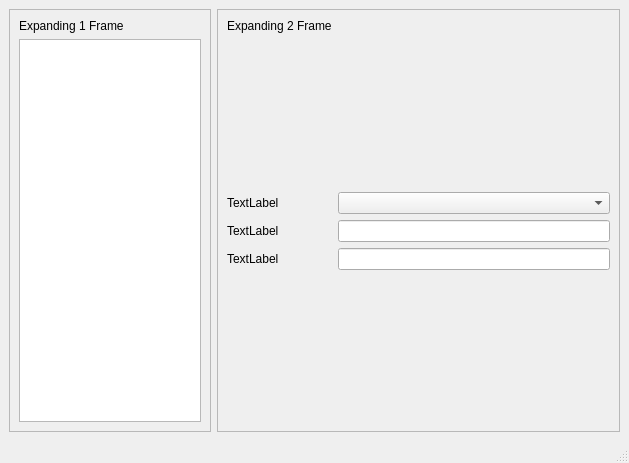
<?xml version="1.0" encoding="UTF-8"?>
<ui version="4.0">
 <class>MainWindow</class>
 <widget class="QMainWindow" name="MainWindow">
  <property name="geometry">
   <rect>
    <x>0</x>
    <y>0</y>
    <width>629</width>
    <height>463</height>
   </rect>
  </property>
  <property name="windowTitle">
   <string>MainWindow</string>
  </property>
  <widget class="QWidget" name="centralwidget">
   <layout class="QVBoxLayout" name="verticalLayout_3">
    <item>
     <layout class="QHBoxLayout" name="horizontalLayout">
      <item>
       <widget class="QFrame" name="frame">
        <property name="sizePolicy">
         <sizepolicy hsizetype="Expanding" vsizetype="Expanding">
          <horstretch>1</horstretch>
          <verstretch>1</verstretch>
         </sizepolicy>
        </property>
        <property name="frameShape">
         <enum>QFrame::StyledPanel</enum>
        </property>
        <property name="frameShadow">
         <enum>QFrame::Raised</enum>
        </property>
        <layout class="QVBoxLayout" name="verticalLayout_2">
         <item>
          <widget class="QLabel" name="label">
           <property name="text">
            <string>Expanding 1 Frame</string>
           </property>
          </widget>
         </item>
         <item>
          <widget class="QTreeView" name="treeView"/>
         </item>
        </layout>
       </widget>
      </item>
      <item>
       <widget class="QFrame" name="frame_2">
        <property name="sizePolicy">
         <sizepolicy hsizetype="Expanding" vsizetype="Expanding">
          <horstretch>2</horstretch>
          <verstretch>2</verstretch>
         </sizepolicy>
        </property>
        <property name="frameShape">
         <enum>QFrame::StyledPanel</enum>
        </property>
        <property name="frameShadow">
         <enum>QFrame::Raised</enum>
        </property>
        <layout class="QFormLayout" name="formLayout">
         <item row="2" column="0">
          <widget class="QLabel" name="label_2">
           <property name="text">
            <string>TextLabel</string>
           </property>
          </widget>
         </item>
         <item row="3" column="0">
          <widget class="QLabel" name="label_3">
           <property name="text">
            <string>TextLabel</string>
           </property>
          </widget>
         </item>
         <item row="4" column="0">
          <widget class="QLabel" name="label_4">
           <property name="text">
            <string>TextLabel</string>
           </property>
          </widget>
         </item>
         <item row="2" column="1">
          <widget class="QComboBox" name="comboBox"/>
         </item>
         <item row="3" column="1">
          <widget class="QLineEdit" name="lineEdit"/>
         </item>
         <item row="4" column="1">
          <widget class="QLineEdit" name="lineEdit_2"/>
         </item>
         <item row="0" column="0">
          <widget class="QLabel" name="label_5">
           <property name="text">
            <string>Expanding 2 Frame</string>
           </property>
          </widget>
         </item>
         <item row="1" column="0">
          <spacer name="verticalSpacer">
           <property name="orientation">
            <enum>Qt::Vertical</enum>
           </property>
           <property name="sizeHint" stdset="0">
            <size>
             <width>20</width>
             <height>40</height>
            </size>
           </property>
          </spacer>
         </item>
         <item row="5" column="1">
          <spacer name="verticalSpacer_2">
           <property name="orientation">
            <enum>Qt::Vertical</enum>
           </property>
           <property name="sizeHint" stdset="0">
            <size>
             <width>20</width>
             <height>40</height>
            </size>
           </property>
          </spacer>
         </item>
        </layout>
       </widget>
      </item>
     </layout>
    </item>
   </layout>
  </widget>
  <widget class="QMenuBar" name="menubar">
   <property name="geometry">
    <rect>
     <x>0</x>
     <y>0</y>
     <width>629</width>
     <height>21</height>
    </rect>
   </property>
  </widget>
  <widget class="QStatusBar" name="statusbar"/>
 </widget>
 <resources/>
 <connections/>
</ui>
